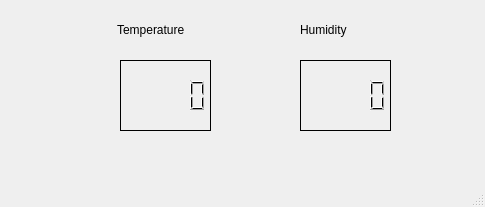
<?xml version="1.0" encoding="UTF-8"?>
<ui version="4.0">
 <class>MainWindow</class>
 <widget class="QMainWindow" name="MainWindow">
  <property name="geometry">
   <rect>
    <x>0</x>
    <y>0</y>
    <width>485</width>
    <height>207</height>
   </rect>
  </property>
  <property name="windowTitle">
   <string>MainWindow</string>
  </property>
  <widget class="QWidget" name="centralwidget">
   <widget class="QLCDNumber" name="lcd1">
    <property name="geometry">
     <rect>
      <x>120</x>
      <y>60</y>
      <width>91</width>
      <height>71</height>
     </rect>
    </property>
    <property name="frameShape">
     <enum>QFrame::Box</enum>
    </property>
    <property name="frameShadow">
     <enum>QFrame::Plain</enum>
    </property>
   </widget>
   <widget class="QLCDNumber" name="lcd2">
    <property name="geometry">
     <rect>
      <x>300</x>
      <y>60</y>
      <width>91</width>
      <height>71</height>
     </rect>
    </property>
    <property name="frameShape">
     <enum>QFrame::Box</enum>
    </property>
    <property name="frameShadow">
     <enum>QFrame::Plain</enum>
    </property>
   </widget>
   <widget class="QLabel" name="label">
    <property name="geometry">
     <rect>
      <x>117</x>
      <y>20</y>
      <width>91</width>
      <height>20</height>
     </rect>
    </property>
    <property name="text">
     <string>Temperature</string>
    </property>
   </widget>
   <widget class="QLabel" name="label_2">
    <property name="geometry">
     <rect>
      <x>300</x>
      <y>20</y>
      <width>91</width>
      <height>20</height>
     </rect>
    </property>
    <property name="text">
     <string>Humidity</string>
    </property>
   </widget>
  </widget>
  <widget class="QMenuBar" name="menubar">
   <property name="geometry">
    <rect>
     <x>0</x>
     <y>0</y>
     <width>485</width>
     <height>25</height>
    </rect>
   </property>
  </widget>
  <widget class="QStatusBar" name="statusbar"/>
 </widget>
 <resources/>
 <connections/>
</ui>
